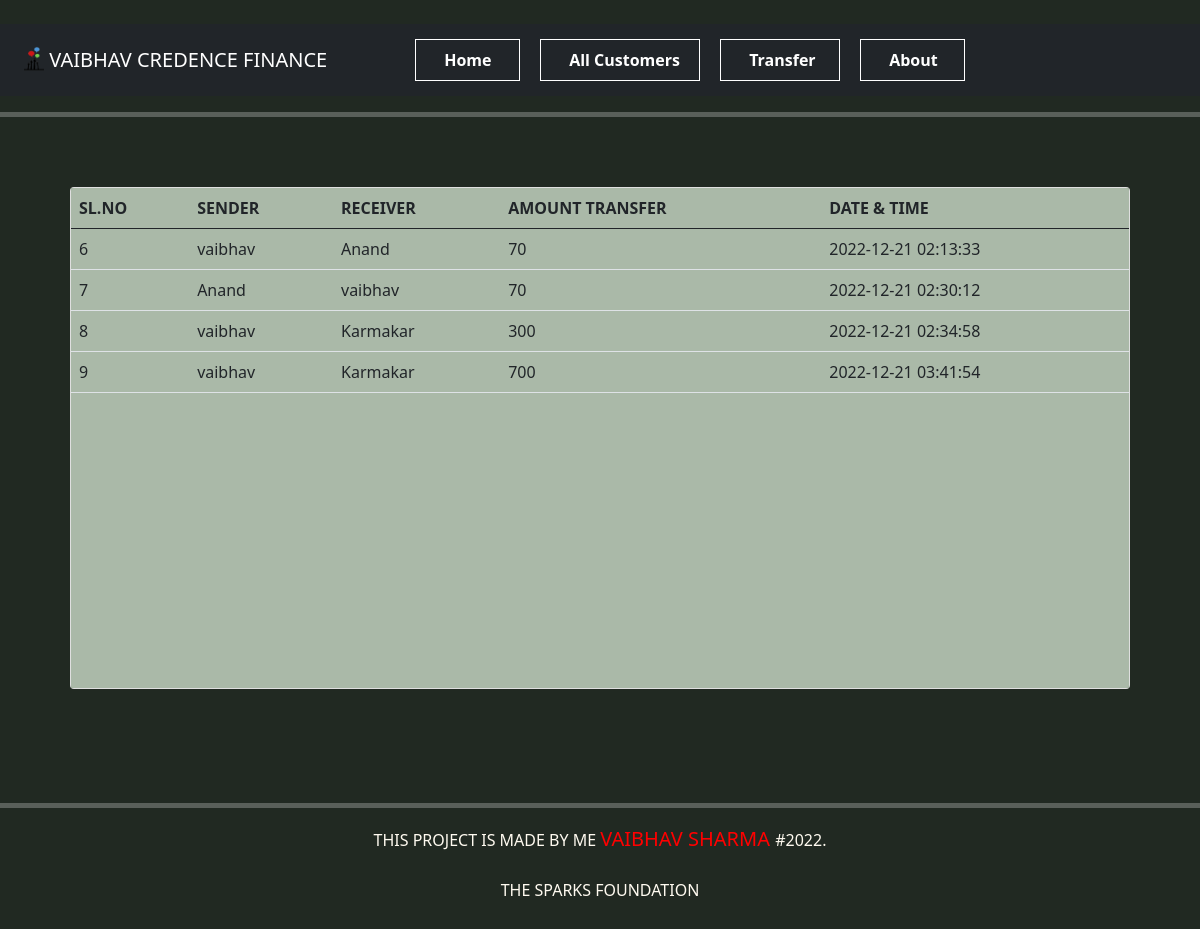
/transfer.php, run on the app's committed database.
### tables this page shows
CREATE TABLE `transfers` (
  `sno` int(30) NOT NULL,
  `sender` varchar(255) NOT NULL,
  `receiver` varchar(255) NOT NULL,
  `balance` int(30) NOT NULL,
  `datetime` timestamp NOT NULL DEFAULT current_timestamp() ON UPDATE current_timestamp()
);

### transfer.php (the view, shortened to what this page needs)
<!doctype html>
<html lang="en">
  <head>
    <link rel="stylesheet" href="css/style.css">
    <link href="https://cdn.jsdelivr.net/npm/bootstrap@5.0.1/dist/css/bootstrap.min.css" rel="stylesheet">
  </head>
  <body bgcolor=#8080df>
  <?php
    include 'header.php';
    ?>
      <div class="l1">
    <div class="card" style="margin: 70px;">
      <?php
      include 'connection.php';
      $query = "SELECT * FROM transfers";
      $query_run = mysqli_query($connection,$query);
      ?>
<div class="scroll">
<table class="table">
  <thead>
    <tr>
      <th scope="col">SL.NO</th>
      <th scope="col">SENDER</th>
      <th scope="col">RECEIVER</th>
      <th scope="col">AMOUNT TRANSFER</th>
      <th scope="col">DATE & TIME</th>
    </tr>
  </thead>
  <tbody >
  <?php
if($query_run)
{
  foreach($query_run as $row)
  {
?>
    <tr>
    <td><?php echo $row["sno"]?></td>
      <td><?php echo $row["sender"]?></td>
      <td><?php echo $row["receiver"]?></td>
      <td><?php echo $row["balance"]?></td>
      <td><?php echo $row["datetime"]?></td>
    </tr>
<?php
  }
}
?>
  </tbody>
</table>
</div>
</div>
      </div>
    <hr/ style="color:white;height:5px">
    <div class="footer">
        THIS PROJECT IS MADE BY ME <span style="font-weight: 500;margin-left:0px;font-size:20px;color:red;">   VAIBHAV SHARMA </span>  #2022.
        <br>
        <br>
        THE SPARKS FOUNDATION
        <br>
        <br>
        <br>
    </div>
  </body>
</html>

### header.php (shortened to what this page needs)
<br>
   <nav class="navbar navbar-expand-lg navbar-dark bg-dark">
       <div class="container-fluid">
           <nav class="navbar navbar-dark bg-dark">
               <div class="container-fluid">
                 <a class="navbar-brand" href="#">
                   <img src="logo.png" alt="" width="20" height="27" class="d-inline-block align-text-top">
                    VAIBHAV CREDENCE FINANCE
                 </a>
               </div>
             </nav>
         <div class="collapse navbar-collapse" id="navbarSupportedContent">
           <ul class="navbar-nav me-auto mb-2 mb-lg-0">
               <li class="nav-item" id="it">
               <a class="nav-link active" aria-current="page" href="index.php" style="border: 1px white solid; width:105px;"><span></span> Home</a>
             </li>
             <li class="nav-item" id="it">
               <a class="nav-link active" aria-current="page" href="all customer.php" style="border: 1px white solid; width:160px;"><span></span>All Customers</a>
             </li>
             <li class="nav-item" id="it">
               <a class="nav-link active" aria-current="page" href="transfer.php" style="border: 1px white solid; width:120px;"><span></span>Transfer</a>
             </li>
             <li class="nav-item" id="it">
               <a class="nav-link active" aria-current="page" href="about.php" style="border: 1px white solid; width:105px;"><span></span>About</a>
             </li>
           </ul>
         </div>
       </div>
     </nav>
     <hr/ style="color:white;height:5px">

### css/style.css (style rules this page uses)
body { background-color: #212922 !important; }
.card { margin: 70px; }
span { margin-left:20px; }
.l1 { height: 600px; }
.footer { color:floralwhite; text-align:center; }
#it { font-weight: 700; }
.scroll { height:500px; overflow: scroll; background-color: #879c83b3; }

### data on the page
transfers: sno "6", sender "vaibhav", receiver "Anand", balance "70", datetime "2022-12-21 02:13:33"
transfers: sno "7", sender "Anand", receiver "vaibhav", balance "70", datetime "2022-12-21 02:30:12"
transfers: sno "8", sender "vaibhav", receiver "Karmakar", balance "300", datetime "2022-12-21 02:34:58"
transfers: sno "9", sender "vaibhav", receiver "Karmakar", balance "700", datetime "2022-12-21 03:41:54"
